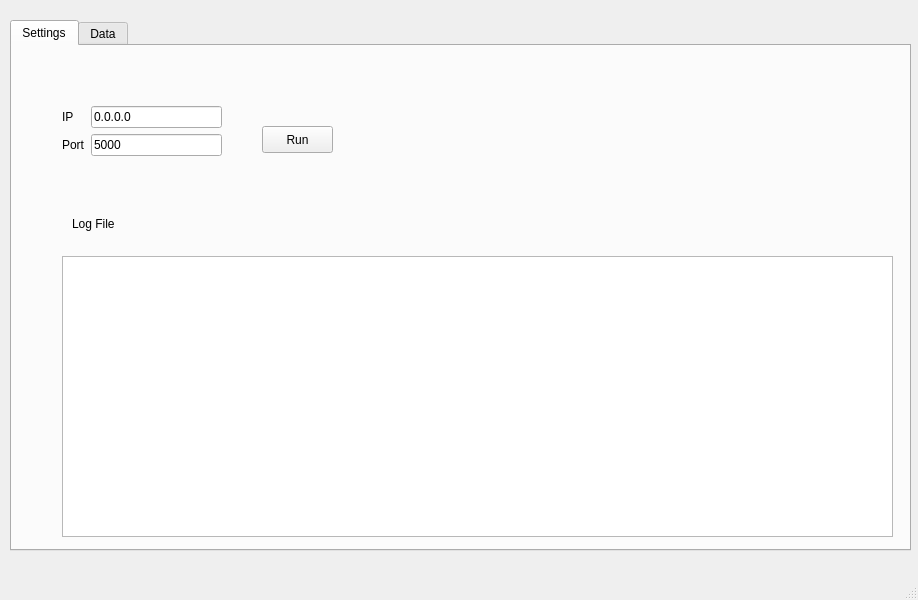
<?xml version="1.0" encoding="UTF-8"?>
<ui version="4.0">
 <class>MainWindow</class>
 <widget class="QMainWindow" name="MainWindow">
  <property name="geometry">
   <rect>
    <x>0</x>
    <y>0</y>
    <width>918</width>
    <height>600</height>
   </rect>
  </property>
  <property name="windowTitle">
   <string>Server</string>
  </property>
  <widget class="QWidget" name="centralwidget">
   <widget class="QTabWidget" name="tabWidget">
    <property name="geometry">
     <rect>
      <x>10</x>
      <y>20</y>
      <width>901</width>
      <height>531</height>
     </rect>
    </property>
    <property name="currentIndex">
     <number>0</number>
    </property>
    <widget class="QWidget" name="tab">
     <attribute name="title">
      <string>Settings</string>
     </attribute>
     <widget class="QWidget" name="formLayoutWidget">
      <property name="geometry">
       <rect>
        <x>50</x>
        <y>60</y>
        <width>160</width>
        <height>71</height>
       </rect>
      </property>
      <layout class="QFormLayout" name="formLayout_3">
       <property name="fieldGrowthPolicy">
        <enum>QFormLayout::AllNonFixedFieldsGrow</enum>
       </property>
       <item row="0" column="0">
        <widget class="QLabel" name="label">
         <property name="text">
          <string>IP</string>
         </property>
        </widget>
       </item>
       <item row="0" column="1">
        <widget class="QLineEdit" name="serverIp">
         <property name="text">
          <string>0.0.0.0</string>
         </property>
        </widget>
       </item>
       <item row="1" column="0">
        <widget class="QLabel" name="label_2">
         <property name="text">
          <string>Port</string>
         </property>
        </widget>
       </item>
       <item row="1" column="1">
        <widget class="QLineEdit" name="serverPort">
         <property name="text">
          <string>5000</string>
         </property>
        </widget>
       </item>
      </layout>
     </widget>
     <widget class="QPushButton" name="run">
      <property name="geometry">
       <rect>
        <x>250</x>
        <y>80</y>
        <width>71</width>
        <height>27</height>
       </rect>
      </property>
      <property name="text">
       <string>Run</string>
      </property>
     </widget>
     <widget class="QLabel" name="label_3">
      <property name="geometry">
       <rect>
        <x>60</x>
        <y>170</y>
        <width>58</width>
        <height>15</height>
       </rect>
      </property>
      <property name="text">
       <string>Log File</string>
      </property>
     </widget>
     <widget class="QTextEdit" name="textEdit">
      <property name="geometry">
       <rect>
        <x>50</x>
        <y>210</y>
        <width>831</width>
        <height>281</height>
       </rect>
      </property>
     </widget>
    </widget>
    <widget class="QWidget" name="tab_2">
     <attribute name="title">
      <string>Data</string>
     </attribute>
     <widget class="QWidget" name="formLayoutWidget_2">
      <property name="geometry">
       <rect>
        <x>80</x>
        <y>60</y>
        <width>231</width>
        <height>128</height>
       </rect>
      </property>
      <layout class="QFormLayout" name="formLayout_2">
       <item row="1" column="0">
        <widget class="QLabel" name="label_8">
         <property name="text">
          <string>Heart </string>
         </property>
        </widget>
       </item>
       <item row="1" column="1">
        <widget class="QLineEdit" name="heart1"/>
       </item>
       <item row="2" column="0">
        <widget class="QLabel" name="label_9">
         <property name="text">
          <string>Temp</string>
         </property>
        </widget>
       </item>
       <item row="2" column="1">
        <widget class="QLineEdit" name="temp1"/>
       </item>
       <item row="3" column="0">
        <widget class="QLabel" name="label_10">
         <property name="text">
          <string>Pressure</string>
         </property>
        </widget>
       </item>
       <item row="3" column="1">
        <widget class="QLineEdit" name="pressure1"/>
       </item>
       <item row="0" column="0">
        <widget class="QLabel" name="label_11">
         <property name="text">
          <string>Name</string>
         </property>
        </widget>
       </item>
       <item row="0" column="1">
        <widget class="QLineEdit" name="name1"/>
       </item>
      </layout>
     </widget>
     <widget class="QTableWidget" name="table">
      <property name="enabled">
       <bool>true</bool>
      </property>
      <property name="geometry">
       <rect>
        <x>0</x>
        <y>280</y>
        <width>881</width>
        <height>201</height>
       </rect>
      </property>
      <property name="editTriggers">
       <set>QAbstractItemView::NoEditTriggers</set>
      </property>
      <column>
       <property name="text">
        <string>S.No</string>
       </property>
      </column>
      <column>
       <property name="text">
        <string>Camp ID</string>
       </property>
      </column>
      <column>
       <property name="text">
        <string>Name</string>
       </property>
      </column>
      <column>
       <property name="text">
        <string>Heart Beat</string>
       </property>
      </column>
      <column>
       <property name="text">
        <string>Temp</string>
       </property>
      </column>
      <column>
       <property name="text">
        <string>Pressure</string>
       </property>
      </column>
      <column>
       <property name="text">
        <string>Serious ?</string>
       </property>
      </column>
      <column>
       <property name="text">
        <string>Date</string>
       </property>
      </column>
      <column>
       <property name="text">
        <string>Time</string>
       </property>
      </column>
     </widget>
     <widget class="QWidget" name="formLayoutWidget_3">
      <property name="geometry">
       <rect>
        <x>430</x>
        <y>60</y>
        <width>231</width>
        <height>128</height>
       </rect>
      </property>
      <layout class="QFormLayout" name="formLayout_4">
       <item row="1" column="0">
        <widget class="QLabel" name="label_12">
         <property name="text">
          <string>Heart </string>
         </property>
        </widget>
       </item>
       <item row="1" column="1">
        <widget class="QLineEdit" name="heart2"/>
       </item>
       <item row="2" column="0">
        <widget class="QLabel" name="label_13">
         <property name="text">
          <string>Temp</string>
         </property>
        </widget>
       </item>
       <item row="2" column="1">
        <widget class="QLineEdit" name="temp2"/>
       </item>
       <item row="3" column="0">
        <widget class="QLabel" name="label_14">
         <property name="text">
          <string>Pressure</string>
         </property>
        </widget>
       </item>
       <item row="3" column="1">
        <widget class="QLineEdit" name="pressure2"/>
       </item>
       <item row="0" column="0">
        <widget class="QLabel" name="label_15">
         <property name="text">
          <string>Name</string>
         </property>
        </widget>
       </item>
       <item row="0" column="1">
        <widget class="QLineEdit" name="name2"/>
       </item>
      </layout>
     </widget>
     <widget class="Line" name="line">
      <property name="geometry">
       <rect>
        <x>380</x>
        <y>0</y>
        <width>20</width>
        <height>221</height>
       </rect>
      </property>
      <property name="orientation">
       <enum>Qt::Vertical</enum>
      </property>
     </widget>
     <widget class="Line" name="line_2">
      <property name="geometry">
       <rect>
        <x>0</x>
        <y>210</y>
        <width>891</width>
        <height>20</height>
       </rect>
      </property>
      <property name="orientation">
       <enum>Qt::Horizontal</enum>
      </property>
     </widget>
     <widget class="QWidget" name="formLayoutWidget_4">
      <property name="geometry">
       <rect>
        <x>120</x>
        <y>20</y>
        <width>160</width>
        <height>31</height>
       </rect>
      </property>
      <layout class="QFormLayout" name="formLayout">
       <item row="0" column="0">
        <widget class="QLabel" name="label_4">
         <property name="text">
          <string>Camp ID</string>
         </property>
        </widget>
       </item>
       <item row="0" column="1">
        <widget class="QLineEdit" name="campId1"/>
       </item>
      </layout>
     </widget>
     <widget class="QWidget" name="formLayoutWidget_5">
      <property name="geometry">
       <rect>
        <x>470</x>
        <y>20</y>
        <width>160</width>
        <height>31</height>
       </rect>
      </property>
      <layout class="QFormLayout" name="formLayout_5">
       <item row="0" column="0">
        <widget class="QLabel" name="label_5">
         <property name="text">
          <string>Camp ID</string>
         </property>
        </widget>
       </item>
       <item row="0" column="1">
        <widget class="QLineEdit" name="campId2"/>
       </item>
      </layout>
     </widget>
    </widget>
   </widget>
  </widget>
  <widget class="QMenuBar" name="menubar">
   <property name="geometry">
    <rect>
     <x>0</x>
     <y>0</y>
     <width>918</width>
     <height>27</height>
    </rect>
   </property>
  </widget>
  <widget class="QStatusBar" name="statusbar"/>
  <action name="actionDelete_Table">
   <property name="text">
    <string>Delete Table</string>
   </property>
  </action>
 </widget>
 <resources/>
 <connections/>
</ui>
